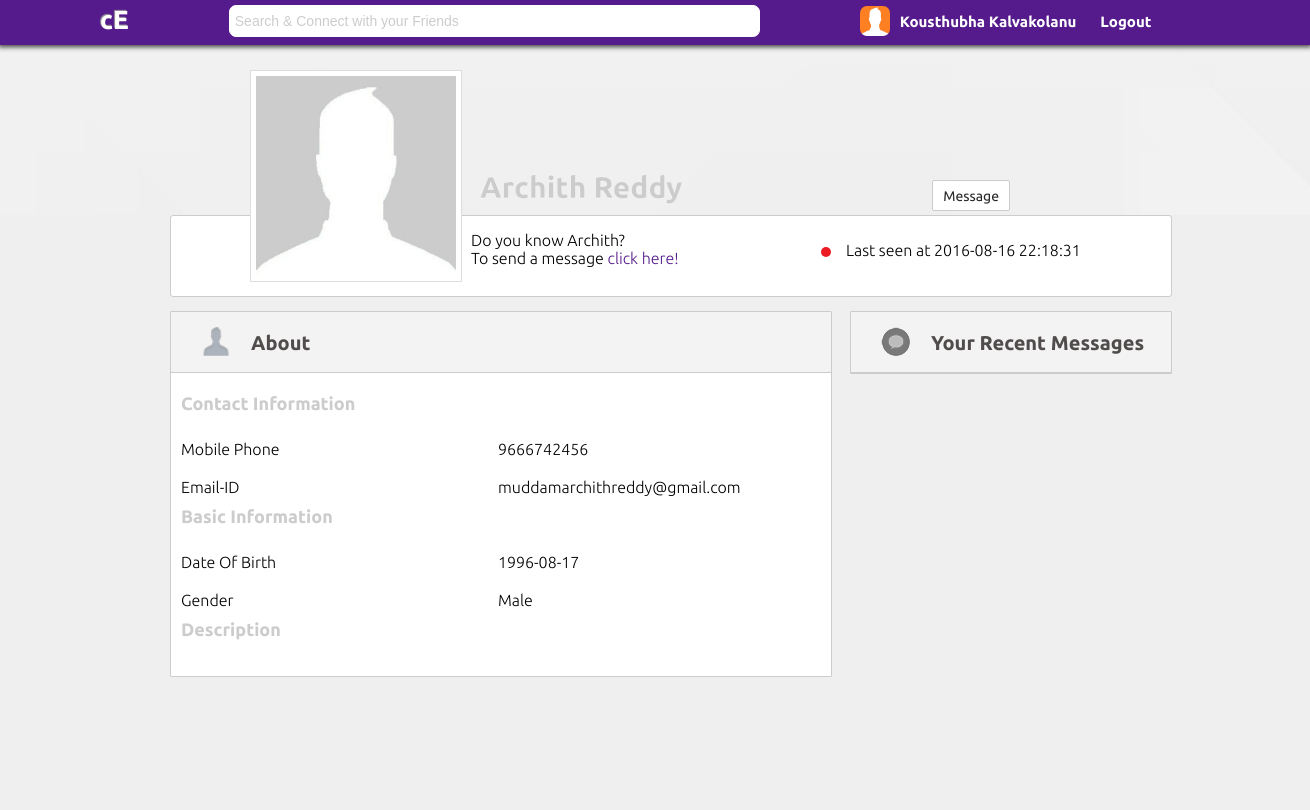
The page /main.php?user=muddamarchithreddy@gmail.com (signed in) on the database its author committed.
### tables this page shows
CREATE TABLE `user` (
  `id` int(11) NOT NULL,
  `firstname` varchar(150) NOT NULL,
  `lastname` varchar(150) NOT NULL,
  `email` varchar(200) NOT NULL,
  `mobile` varchar(10) NOT NULL,
  `dob` date NOT NULL,
  `password` varchar(50) NOT NULL,
  `gender` text NOT NULL,
  `joineddate` date NOT NULL,
  `msgtable` varchar(200) NOT NULL,
  `status` varchar(7) NOT NULL DEFAULT 'offline',
  `imgURL` varchar(150) NOT NULL DEFAULT 'UserContent/profile_00.jpg',
  `user_desc` text NOT NULL,
  `last_online` varchar(50) NOT NULL DEFAULT '0'
);

### main.php (the view, shortened to what this page needs)
<?php
$con = mysqli_connect(DB_HOST,DB_USER,DB_PASSWORD,DB_DATABASE);
if(mysqli_connect_errno()){
	die('Couldn\'t connect to database!');
}else{
	$user = $_GET['user'];
	$sql = "SELECT * FROM user WHERE email='$user'";
	$query = mysqli_query($con,$sql);
	if($query){
		$data = mysqli_fetch_assoc($query);
		$firstname = $data['firstname'];
		$lastname = $data['lastname'];
		$email = $data['email'];
		$mobile = $data['mobile'];
		$dob = $data['dob'];
		$imgURL = $data['imgURL'];
		$gender = $data['gender'];
		$desc = $data['user_desc'];
	}
}
?>
<!doctype html>
<html>
<head>
<link href="css/home.css" rel="stylesheet" media="screen" type="text/css" />
</head>
<body>
<div class="container" id="container">
<div class="header">
<div class="main_nav">
<div class="pic_holder" id="tilt"><div class="display_pic"><img src="<?php echo $imgURL;?>" width="200" height="200" id="display_pic"  onClick="openFile()"/></div></div>
<div class="display_name"><?php echo $firstname." ".$lastname;?></div>
<div class="button">
<?php
if($email==$_SESSION['email']){
	echo '<a href="update.php">Update Info</a>';
}else{
	echo '<a href="home.php?to='.$email.'">Message</a>';
}
?>
</div>
<div class="logo"><a href="main.php">cE</a></div>
<input type="text" id="search" name="search" onFocus="clearText(this)" onBlur="clearText(this)" value="Search & Connect with your Friends" style="margin:5px 0 0 100px; color:#CCC; font-size:14px; float:left;"/>
<div class="profile">
<a href="main.php">
<div class="profile_main">
<div class="profile_content"><img src="<?php echo $_SESSION['imgURL']?>" width="30" height="30"/></div>
<div class="profile_content2"><?php echo $_SESSION['firstname']." ".$_SESSION['lastname']?></div>
</div>
</a>
<div class="profile_content3"><a href="sinout.php">Logout</a></div>
</div>
</div>
</div>
<div class="content_main" id="content"  onClick="collapseSearch()">
<div class="display">
<div class="do_you_know">
<?php
if($email==$_SESSION['email']){
	echo 'To update your profile <a href="update.php">click here!</a>';
}else{
	echo 'Do you know '.$firstname.'?<br>To send a message <a href="home.php?to='.$email.'">click here!</a>';
}
?>
</div>
<div class="do_you_know2">
<?php
if($email!=$_SESSION['email']){
	$con = mysqli_connect(DB_HOST,DB_USER,DB_PASSWORD,DB_DATABASE);
	if(mysqli_connect_errno()){
		die('Couldn\'t connect to database!');
	}else{
		$sql = "SELECT status,last_online FROM user WHERE email='$email'";
		$query = mysqli_query($con,$sql);
		if($query){
			$row = mysqli_fetch_assoc($query);
			if($row['status']=='online'){
				echo 'Online  <div class="online"></div>';
			}else{
				echo 'Last seen at '.$row['last_online'].'  <div class="offline" style="margin:6px 15px 0 0;float:left;"></div>';
			}
		}else echo mysqli_error($con);
	}
}
?>
</div>
</div>
<div class="about_us">
<div class="page_header">
<div class="page_header_img"><img src="Images/user.png" width="30" height="30"></div>
<div class="page_title">About</div>
</div>
<div class="about_main">
<div class="about_title">Contact Information</div>
<div class="def">Mobile Phone</div><div class="value"><?php echo $mobile?></div>
<div class="def">Email-ID</div><div class="value"><?php echo $email?></div>
<div class="about_title">Basic Information</div>
<div class="def">Date Of Birth</div><div class="value"><?php echo $dob?></div>
<div class="def">Gender</div><div class="value"><?php echo $gender?></div>
<div class="about_title">Description</div>
<div class="value" style="width:97%"><?php echo $desc?></div>
</div>
</div>
<div class="recent_chats">
<div class="page_header">
<div class="page_header_img"><img src="Images/Messages-icon.png" width="30" height="30"></div>
<div class="page_title">Your Recent Messages</div>
</div>
</div>
</div>
</div>
</body>
</html>

### css/home.css (style rules this page uses)
body { width: 100%; color:#551A8B; margin:0; padding:0; font-size:18px; font-family: Ubuntu, Arial, "libra sans", sans-serif; }
.container { width: 100%; margin:0; padding:0; background:url(../Images/image-background-paper.png); }
.header { width: 100%; height: 45px; box-shadow:0px 0px 5px 2px rgba(0,0,0,0.75); margin:0; padding:0; background:#efefef; }
.main_nav { background: #551A8B; margin:0; padding:0; height:45px; font-size:16px; }
.logo { font-size:26px; color:#FFFFFF; font-weight:bold; float:left; margin:5px 0 0 100px; text-shadow:-1px -1px 1px #999; }
.logo a { color:#FFF; text-decoration:none; }
.profile_content { height:30px; color:#FFF; margin:6px 10px 0 100px; float:left; }
.profile_content img { border-radius:7px; }
.profile_main { border-radius:5px; }
.profile_content2 { height:35px; color:#FFF; font-size:15px; margin:13px 14px 0 0px; float:left; font-weight:bold; }
.profile_content3 { height:35px; color:#FFF; font-size:15px; margin:13px 14px 0 10px; float:left; font-weight:bold; }
.profile_content3 a { color:#FFF; text-decoration:none; }
.profile { height:35px; margin:0 0 0 100px; width:1200px; }
.main_nav input[type="text"] { width:40%; height:30px; color:#CCC; border:1px solid #FFF; border-radius:7px; padding:0 0 0 5px; }
.offline { background:url(../Images/status_off.png); border-radius:25px; height:10px; width:10px; float:left; margin:17px; }
.content_main { background:#efefef; color:#551A8B; font-size:16px; font-weight:200; width:100%; min-height:595px; }
.button { background:#FFF; border:1px solid #CCC; border-radius:2px; height:15px; color:#4f4f4f; font-size:14px; font-weight:400; padding:7px 10px; text-align:center; position:absolute; top:180px; right:300px; }
.button a { color:#282828; text-decoration:none; }
.display { width:1000px; height:80px; margin:170px 0 0 170px;; background:#FFF; border:1px solid #CCC; border-radius:3px; }
#display_pic { width:200px; height:200px; border:5px solid #FFF; }
.pic_holder { border:1px solid #ddd; position:absolute; top:70px; left:250px; width:210px; height:210px; }
.display_name { color:#ccc; font-weight:bold; font-size:30px; position:absolute; top:170px; left:480px; -webkit-text-stroke:0.3px #fcfcfc; }
#tilt { -webkit-transition: all 0.5s ease; -moz-transition: all 0.5s ease; -o-transition: all 0.5s ease; -ms-transition: all 0.5s ease; transition: all 0.5s ease; }
.do_you_know { width:300px; height:60px; margin:15px 0 0 300px; color:#000; float:left; }
.do_you_know2 { width:300px; height:60px; margin:25px 0 0 50px; color:#000; float:left; }
.do_you_know a { color:#551A8B; text-decoration:none; }
.about_us { width:660px; margin:10px 0 0 170px; background:#FFF; border:1px solid #CCC; border-radius:1px; float:left; }
.about_main { width:100%; float:left; }
.about_title { color:#CCC; margin:20px 0 0 10px; font-size:18px; font-weight:bold; }
.def { float:left; font-size:16px; color:#000; width:45%; padding:10px; }
.value { width:45%; float:left; font-size:16px; color:#000; padding:10px; }
.recent_chats { width:320px; margin:10px 0 0 18px; background:#FFF; border:1px solid #CCC; border-radius:1px; float:left; }
.page_header { width:100%; border-bottom:1px solid #CCC; height:60px; background:#f3f3f3; float:left; }
.page_header_img { width:30px; height:30px; margin:15px 10px 0 30px; float:left; }
.page_title { margin:19px 10px; float:left; font-size:20px; color:#514c4c; font-weight:bold; text-align:center; }

### rows shown on the page
user: imgURL (picture), firstname "Archith", lastname "Reddy", last_online "2016-08-16 22:18:31", mobile "9666742456", email "muddamarchithreddy@gmail.com", dob "1996-08-17", gender "Male"

### other values the page prints
$_SESSION['firstname'] "Kousthubha"
$_SESSION['lastname'] "Kalvakolanu"
